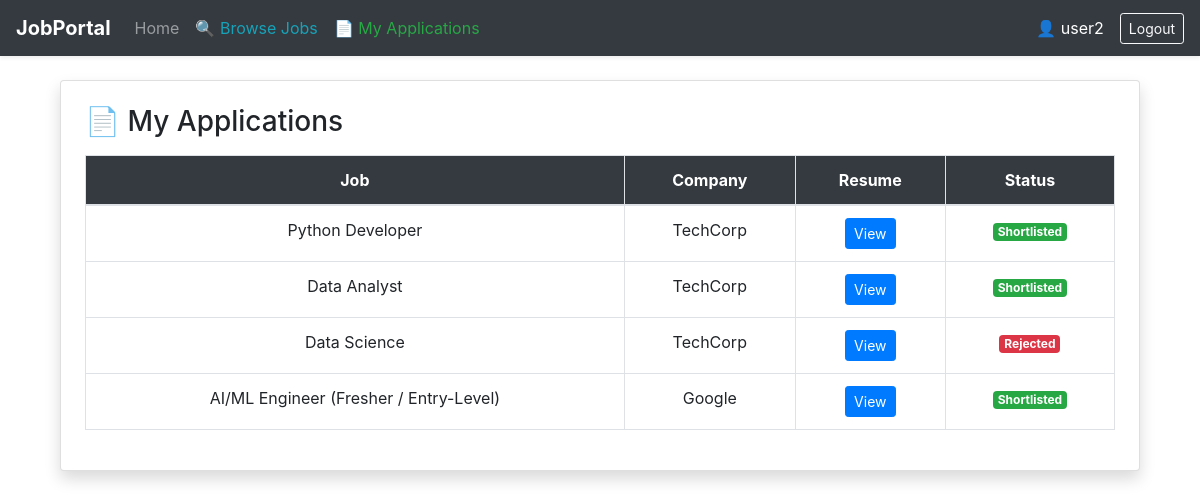
Page /my-applications/ (signed in) on the committed database.
### JobPortal/models.py (models this page shows, shortened)
class Application(models.Model):
    STATUS_CHOICES = (
        ('APPLIED', 'Applied'),
        ('SHORTLISTED', 'Shortlisted'),
        ('REJECTED', 'Rejected'),
    )
    user = models.ForeignKey(User, on_delete=models.CASCADE)
    job = models.ForeignKey(Job, on_delete=models.CASCADE)
    resume = models.FileField(upload_to='resumes/')
    mobile = models.CharField(max_length=15)
    status = models.CharField(max_length=20, choices=STATUS_CHOICES, default='APPLIED')

class Job(models.Model):
    company = models.ForeignKey(Company, on_delete=models.CASCADE)
    title = models.CharField(max_length=200)
    description = models.TextField()
    salary = models.IntegerField()
    experience_required = models.IntegerField()
    created_at = models.DateTimeField(auto_now_add=True)

class Company(models.Model):
    user = models.OneToOneField(User, on_delete=models.CASCADE)
    name = models.CharField(max_length=200)
    location = models.CharField(max_length=200, default="Unknown")   # ✅ added default
    description = models.TextField(default="No description")         # ✅ added default

### JobPortal/views.py (the view)
# urls.py: path('my-applications/', views.candidateDashboard, name='candidate_dashboard'),
@login_required
def candidateDashboard(request):
    applications = Application.objects.filter(user=request.user)
    return render(request, 'candidate_dashboard.html', {
        'applications': applications
    })

### JobPortal/templates/candidate_dashboard.html
{% extends 'main.html' %}
{% block content %}
<div class="container mt-4">
    <div class="card p-4 shadow">
        <h3 class="mb-3">📄 My Applications</h3>
        {% if applications %}
        <table class="table table-bordered text-center">
            <thead class="bg-dark text-white">
                <tr>
                    <th>Job</th>
                    <th>Company</th>
                    <th>Resume</th>
                    <th>Status</th>
                </tr>
            </thead>
            <tbody>
                {% for a in applications %}
                <tr>
                    <td>{{ a.job.title }}</td>
                    <td>{{ a.job.company.name }}</td>
                    <td>
                        <a href="{{ a.resume.url }}"
                           target="_blank"
                           class="btn btn-sm btn-primary">
                           View
                        </a>
                    </td>
                    <td>
                        {% if a.status == 'APPLIED' %}
                            <span class="badge badge-info">Applied</span>
                        {% elif a.status == 'SHORTLISTED' %}
                            <span class="badge badge-success">Shortlisted</span>
                        {% else %}
                            <span class="badge badge-danger">Rejected</span>
                        {% endif %}
                    </td>
                </tr>
                {% endfor %}
            </tbody>
        </table>
        {% else %}
            <div class="alert alert-info text-center">
                You have not applied to any jobs yet.
            </div>
        {% endif %}
    </div>
</div>
{% endblock %}

### JobPortal/templates/navbar.html (shortened to what this page needs)
{% load static %}
<nav class="navbar navbar-expand-lg navbar-dark bg-dark shadow-sm">
    <a class="navbar-brand font-weight-bold" href="{% url 'landing' %}">
        JobPortal
    </a>
    <div class="collapse navbar-collapse" id="navbarContent">
        <ul class="navbar-nav mr-auto">
            <li class="nav-item">
                <a class="nav-link" href="{% url 'landing' %}">Home</a>
            </li>
            {% if request.user.is_authenticated and request.user.profile %}
                {% if request.user.profile.role == 'HR' %}
                    <li class="nav-item">
                        <a class="nav-link text-warning" href="{% url 'post_job' %}">
                            ➕ Post Job
                        </a>
                    </li>
                {% elif request.user.profile.role == 'JOBSEEKER' %}
                    <li class="nav-item">
                        <a class="nav-link text-info" href="{% url 'home' %}">
                            🔍 Browse Jobs
                        </a>
                    </li>
                    <li class="nav-item">
                        <a class="nav-link text-success" href="{% url 'candidate_dashboard' %}">
                            📄 My Applications
                        </a>
                    </li>
                {% endif %}
            {% endif %}
        </ul>
        <ul class="navbar-nav ml-auto align-items-center">
            {% if request.user.is_authenticated %}
                <li class="nav-item mr-3">
                    <span class="text-white">
                        👤 {{ request.user.username }}
                    </span>
                </li>
                <li class="nav-item">
                    <a class="btn btn-outline-light btn-sm" href="{% url 'logout' %}">
                        Logout
                    </a>
                </li>
            {% endif %}
        </ul>
    </div>
</nav>

### rows in the picture
Application: job "Python Developer", job.company.name "TechCorp", status "Shortlisted"
Application: job "Data Analyst", job.company.name "TechCorp", status "Shortlisted"
Application: job "Data Science", job.company.name "TechCorp", status "Rejected"
Application: job "AI/ML Engineer (Fresher / Entry-Level)", job.company.name "Google", status "Shortlisted"

### other values in the picture
{{ request.user.username }} "user2"
